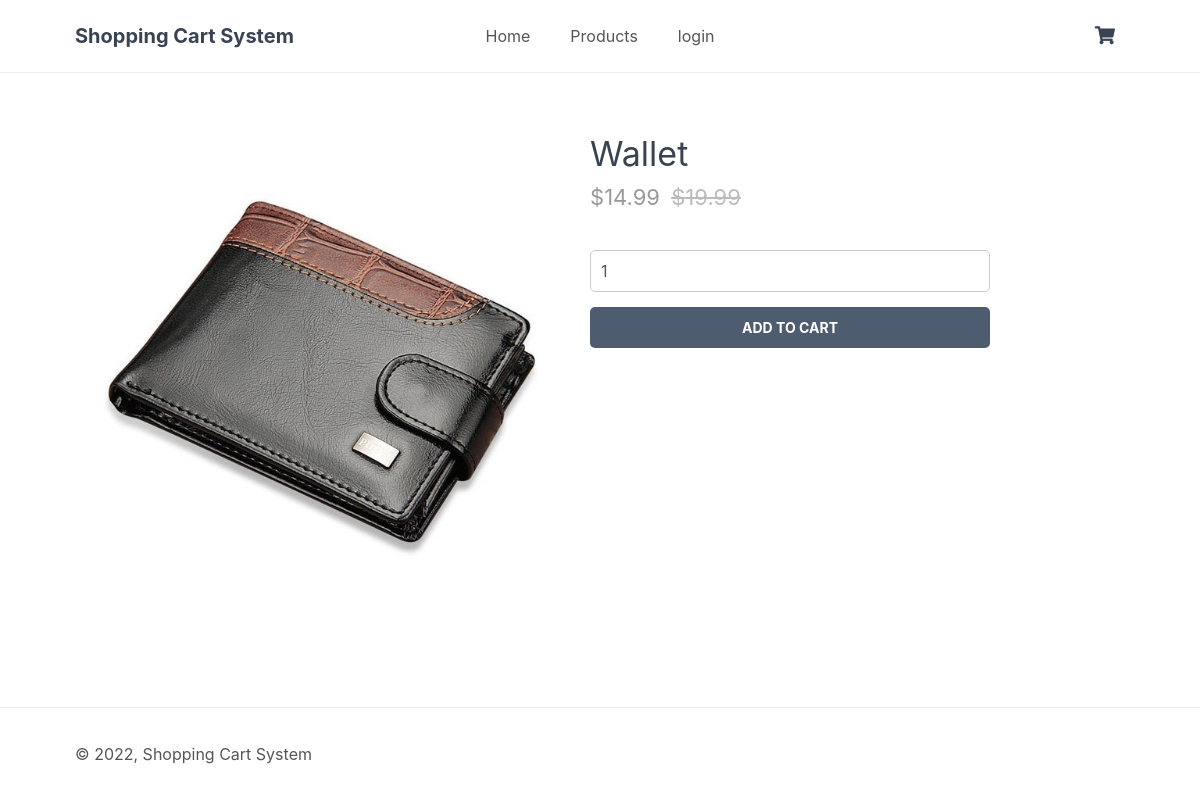
Screenshot of /index.php?page=product&id=2 with the database file from the repository.
### tables this page shows
CREATE TABLE IF NOT EXISTS `products` (
  `id` int(11) NOT NULL AUTO_INCREMENT,
  `name` varchar(200) NOT NULL,
  `desc` text NOT NULL,
  `price` decimal(7,2) NOT NULL,
  `rrp` decimal(7,2) NOT NULL DEFAULT '0.00',
  `quantity` int(11) NOT NULL,
  `img` text NOT NULL,
  `date_added` datetime NOT NULL DEFAULT CURRENT_TIMESTAMP,
  PRIMARY KEY (`id`)
);

### index.php (called while the page is built, shortened)
<?php
include 'functions.php';
$page = isset($_GET['page']) && file_exists($_GET['page'] . '.php') ? $_GET['page'] : 'home';
include $page . '.php';
?>

### product.php (the view, shortened to what this page needs)
<?php
if (isset($_GET['id'])) {
    $stmt = $pdo->prepare('SELECT * FROM products WHERE id = ?');
    $stmt->execute([$_GET['id']]);
    $product = $stmt->fetch(PDO::FETCH_ASSOC);
} else {
    exit('Product does not exist!');
}
?>
<?=template_header('Product')?>
<div class="product content-wrapper">
    <img src="imgs/<?=$product['img']?>" width="500" height="500" alt="<?=$product['name']?>">
    <div>
        <h1 class="name"><?=$product['name']?></h1>
        <span class="price">
            &dollar;<?=$product['price']?>
            <?php if ($product['rrp'] > 0): ?>
            <span class="rrp">&dollar;<?=$product['rrp']?></span>
            <?php endif; ?>
        </span>
        <form action="index.php?page=cart" method="post">
            <input type="number" name="quantity" value="1" min="1" max="<?=$product['quantity']?>" placeholder="Quantity" required>
            <input type="submit" value="Add To Cart">
        </form>
    </div>
</div>
<?=template_footer()?>

### style.css (style rules this page uses)
* { box-sizing: border-box; font-family: -apple-system, BlinkMacSystemFont, "segoe ui", roboto, oxygen, ubuntu, cantarell, "fira sans", "droid sans", "helvetica neue", Arial, sans-serif; font-size: 16px; -webkit-font-smoothing: antialiased; -moz-osx-font-smoothing: grayscale; }
html { height: 100%; }
body { position: relative; min-height: 100%; color: #555555; background-color: #FFFFFF; margin: 0; padding-bottom: 100px; }
h1, h2, h3, h4, h5 { color: #394352; }
.content-wrapper { width: 1050px; margin: 0 auto; }
main > .product { display: flex; padding: 40px 0; }
main > .product > div { padding-left: 15px; }
main > .product h1 { font-size: 34px; font-weight: normal; margin: 0; padding: 20px 0 10px 0; }
main > .product .price { display: block; font-size: 22px; color: #999999; }
main > .product .rrp { color: #BBBBBB; text-decoration: line-through; font-size: 22px; padding-left: 5px; }
main > .product form { display: flex; flex-flow: column; margin: 40px 0; }
main > .product form input[type="number"] { width: 400px; padding: 10px; margin-bottom: 15px; border: 1px solid #ccc; color: #555555; border-radius: 5px; }
main > .product form input[type="submit"] { background: #4e5c70; border: 0; color: #FFFFFF; width: 400px; padding: 12px 0; text-transform: uppercase; font-size: 14px; font-weight: bold; border-radius: 5px; cursor: pointer; }

### rows the page displays
products: img (picture), name "Wallet", price "14.99", rrp "19.99"
